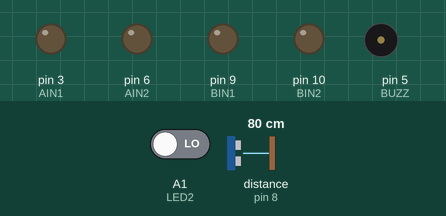
The sketch below on a simulated Arduino Uno, built with avr-gcc and run on an emulated ATmega328P. On the bench: output pins drawn as LEDs (lit = HIGH), buzzer (waves = sounding). Inputs (shaded band) come from the test bench; at power-on: A1 (LED2) LOW, distance to the obstacle (sensor on pin 8) 80 cm. The echo pulse lasts 58.3 µs per cm; pins used as bus, display or sensor lines are not drawn.

Above: at 1.8 s.
1.9 s: A1 (LED2) driven HIGH
At 2.4 s:
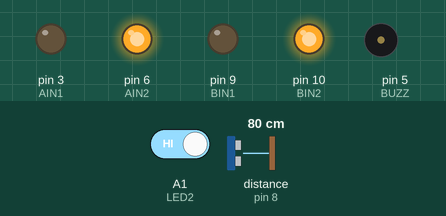
3.4 s: distance to the obstacle (sensor on pin 8) set to 10 cm
4.9 s: distance to the obstacle (sensor on pin 8) set to 7 cm
At 8.1 s:
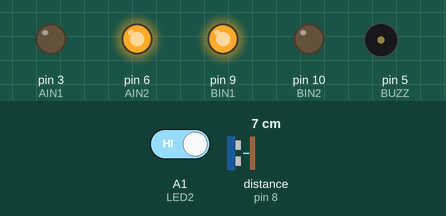
10.9 s: A1 (LED2) driven LOW
At 13.6 s:
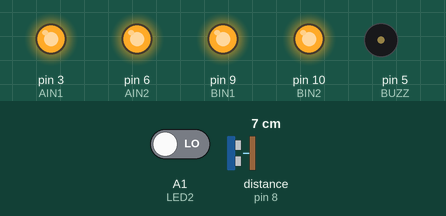
Timing chart, 0 to 14.9 s (numbered marks = the images above; inputs shaded):
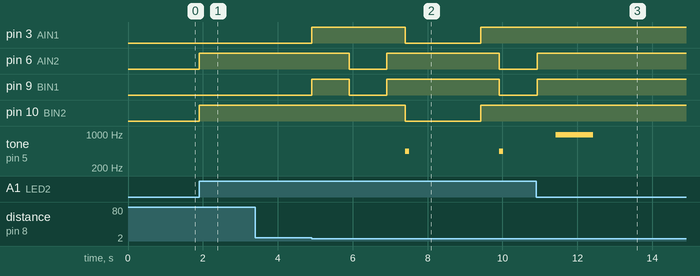

Measured:
- the behaviour switches between 9 and 8 cm on distance to the obstacle (sensor on pin 8) (found by bisection; images 1 and 2)
- after the input at 1.9 s, pin 6 (AIN2), pin 10 (BIN2): LOW → HIGH at once
- after the input at 3.4 s, every drawn part: stays the same
- after the input at 4.9 s, pin 3 (AIN1): LOW → HIGH at once, → LOW 2.5 s later, → HIGH 2.0 s later; pin 6 (AIN2): HIGH → LOW after 1.0 s, → HIGH 1.0 s later, → LOW 3.0 s later
- after the input at 10.9 s, pin 6 (AIN2), pin 9 (BIN1): goes on until 10.9 s, then stays HIGH

The sketch:

KTR-1_6.ino
```cpp
const int LED1 = 14;
const int LED2 = 15;
const int BUZZ = 5;
const int Trig = 7;
const int AIN1 = 3;
const int AIN2 = 6;
const int BIN1 = 9;
const int BIN2 = 10;
const int VR = A0;
const int SW1 = A1;
const int SW2 = A2;
const int ECHO = 8;


void KTR_1_straight() {
  digitalWrite(AIN1, LOW);
  digitalWrite(AIN2, HIGH);
  digitalWrite(BIN1, LOW);
  digitalWrite(BIN2, HIGH);
}

void KTR_1_back() {
  digitalWrite(AIN1, HIGH);
  digitalWrite(AIN2, LOW);
  digitalWrite(BIN1, HIGH);
  digitalWrite(BIN2, LOW);
}

void KTR_1_Turn_left() {
  digitalWrite(AIN1, HIGH);
  digitalWrite(AIN2, LOW);
  digitalWrite(BIN1, LOW);
  digitalWrite(BIN2, HIGH);
}

void KTR_1_Turn_right() {
  digitalWrite(AIN1, LOW);
  digitalWrite(AIN2, HIGH);
  digitalWrite(BIN1, HIGH);
  digitalWrite(BIN2, LOW);
}

void KTR_1_brake() {
  digitalWrite(AIN1, HIGH);
  digitalWrite(AIN2, HIGH);
  digitalWrite(BIN1, HIGH);
  digitalWrite(BIN2, HIGH);
}

void KTR_1_Coasting() {
  digitalWrite(AIN1, LOW);
  digitalWrite(AIN2, LOW);
  digitalWrite(BIN1, LOW);
  digitalWrite(BIN2, LOW);
}
int HC_SR04_mm() {
  float duration, distance;
  int time_out = 8000;
  digitalWrite(Trig, LOW);
  delayMicroseconds(2);
  digitalWrite(Trig, HIGH);
  delayMicroseconds(10);
  digitalWrite(Trig, LOW);
  duration = pulseIn(ECHO, HIGH, time_out);
  distance = (duration / 2) * 0.340;
  return (int)distance;

}

int VRvol() {
  int VRvol ;
  VRvol = analogRead(VR);
  return VRvol;
}

void setup() {
  pinMode(LED1, OUTPUT);
  pinMode(LED2, OUTPUT);
  pinMode(BUZZ, OUTPUT);
  pinMode(Trig, OUTPUT);
  pinMode(AIN1, OUTPUT);
  pinMode(AIN2, OUTPUT);
  pinMode(BIN1, OUTPUT);
  pinMode(BIN2, OUTPUT);
  pinMode(VR, INPUT);
  pinMode(SW1, INPUT);
  pinMode(SW2, INPUT);
  pinMode(ECHO, INPUT);


  //LED test
  for (int i = 0; i <= 2; i++) {
    digitalWrite(LED1, HIGH);
    digitalWrite(LED2, HIGH);
    delay(100);
    digitalWrite(LED1, LOW);
    digitalWrite(LED2, LOW);
    delay(100);
  }
}

void loop() {
  //プッシュボタン値の状態を読み取ります


  //押しボタンが押されているかどうかを確認します。 押されている場合、SW1はHIGHです。
  if (digitalRead(SW1) == HIGH) {
    digitalWrite(LED1, HIGH);
    KTR_1_straight();
    while (true) {//自律走行ループ
      static int Turn_90 = 1005;
      static int Turn_180 = 2010 ;
      static int Go_straight = 1000 ;

      if (HC_SR04_mm() < 80) {//壁回避開始
        digitalWrite(LED2, HIGH);
        KTR_1_brake(); delay(1000);

        KTR_1_Turn_left(); delay(Turn_90);
        KTR_1_brake(); delay(500);
        int Turn_left_Distance = HC_SR04_mm();
        tone(BUZZ, 440, 100);

        KTR_1_Turn_right(); delay(Turn_180);
        KTR_1_brake(); delay(500);
        int Turn_right_Distance = HC_SR04_mm();
        tone(BUZZ, 440, 100);

        KTR_1_Turn_left(); delay(Turn_90);
        KTR_1_brake(); delay(500);

        if (Turn_left_Distance < 150 && Turn_right_Distance < 150) {//3方向囲まれていたら
          tone(BUZZ, 960, 1000);
          for (int i = 0; i <= 5; i++) {//エラー出力
            digitalWrite(LED2, LOW);
            delay(100);
            digitalWrite(LED2, HIGH);
            delay(100);
          }
          digitalWrite(LED1, LOW);
          digitalWrite(LED2, LOW);
          break;//自律走行ループ終了

        } else {

          if (Turn_left_Distance >= Turn_right_Distance) {//90度横左のほうが遠かったら
            KTR_1_Turn_left(); delay(Turn_90);
            KTR_1_brake(); delay(500);

            while (true) { //壁の縁調査開始
              KTR_1_straight(); delay(Go_straight);
              KTR_1_Turn_right(); delay(Turn_90);
              KTR_1_brake(); delay(100);
              if (HC_SR04_mm() >= 150) {
                tone(BUZZ, 440, 100);
                KTR_1_Turn_left(); delay(Turn_90);
                KTR_1_straight(); delay(Go_straight);
                KTR_1_Turn_right(); delay(Turn_90);
                tone(BUZZ, 440, 100);
                break;//壁の縁発見し抜ける
              } else {
                KTR_1_Turn_left(); delay(Turn_90);
              }
            }
            digitalWrite(LED2, LOW);//壁回避終了
            KTR_1_straight();

          } else {//90度横右のほうが遠かったら
            KTR_1_Turn_right(); delay(Turn_90);
            KTR_1_brake(); delay(500);

            while (true) { //壁の縁調査
              KTR_1_straight(); delay(Go_straight);
              KTR_1_Turn_left(); delay(Turn_90);
              KTR_1_brake(); delay(100);
              if (HC_SR04_mm() >= 150) {
                tone(BUZZ, 440, 100);
                KTR_1_Turn_right(); delay(Turn_90);
                KTR_1_straight(); delay(Go_straight);
                KTR_1_Turn_left(); delay(Turn_90);
                tone(BUZZ, 440, 100);
                break;//壁の縁発見し抜ける
              } else {
                KTR_1_Turn_right(); delay(Turn_90);
              }
            }
            digitalWrite(LED2, LOW);
            KTR_1_straight();
          }
        }
      }
    }
  }
}
```
